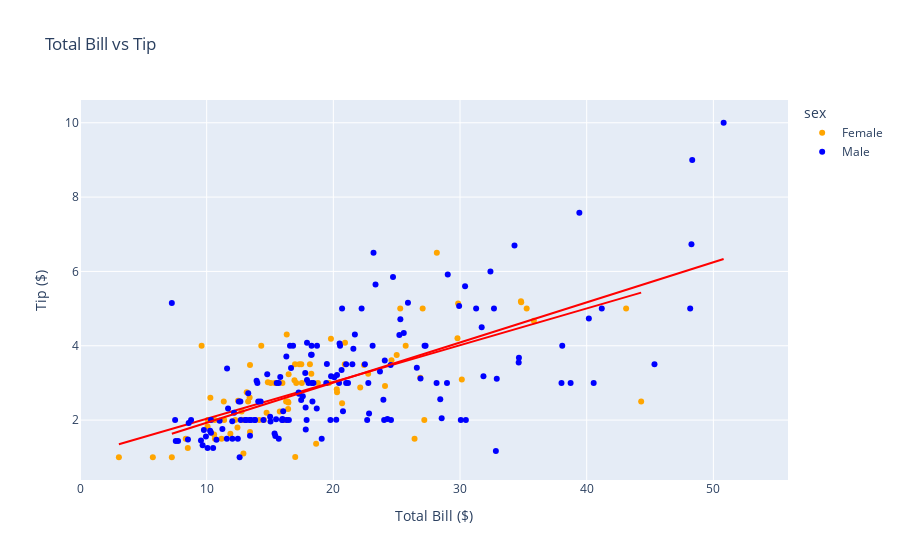

Notebook code for this chart:
### Code cell
# Create an interactive scatter plot using Plotly Express
fig = px.scatter(tips, x='total_bill', y='tip', color='sex',
                 color_discrete_map={'Male': 'blue', 'Female': 'orange'},
                 title='Total Bill vs Tip',
                 labels={'total_bill': 'Total Bill ($)', 'tip': 'Tip ($)'},
                 hover_name='day', hover_data={'sex': True, 'smoker': True},
                 trendline='ols', trendline_color_override='red')

# Update axis ranges for better visibility
fig.update_xaxes(range=[0, tips['total_bill'].max()*1.1])

### Figure 1 — Plotly figure (JSON) as saved in the notebook; plotly's stock layout.template omitted (floating-point values rounded to 4 significant figures; data arrays with more than 128 entries replaced by an {"elided": "..."} marker saying what was removed)
{"data": [{"customdata": {"elided": "87x2 str values"}, "hovertemplate": "<b>%{hovertext}</b><br><br>sex=%{customdata[0]}<br>Total Bill ($)=%{x}<br>Tip ($)=%{y}<br>smoker=%{customdata[1]}<extra></extra>", "hovertext": ["Sun", "Sun", "Sun", "Sun", "Sun", "Sun", "Sat", "Sat", "Sat", "Sat", "Sat", "Sat", "Sun", "Sun", "Sat", "Sat", "Sat", "Sat", "Sat", "Sat", "Sat", "Thur", "Thur", "Fri", "Fri", "Fri", "Fri", "Fri", "Sat", "Sat", "Sat", "Sat", "Sat", "Sun", "Sun", "Thur", "Thur", "Thur", "Thur", "Thur", "Thur", "Thur", "Thur", "Thur", "Thur", "Thur", "Thur", "Thur", "Thur", "Thur", "Thur", "Thur", "Thur", "Thur", "Thur", "Thur", "Thur", "Sun", "Sun", "Sun", "Sun", "Sun", "Sat", "Sat", "Sun", "Sun", "Sun", "Thur", "Thur", "Thur", "Thur", "Thur", "Thur", "Thur", "Sat", "Sat", "Sat", "Sat", "Sat", "Fri", "Fri", "Fri", "Fri", "Sat", "Sat", "Sat", "Thur"], "legendgroup": "Female", "marker": {"color": "orange", "symbol": "circle"}, "mode": "markers", "name": "Female", "orientation": "v", "showlegend": true, "type": "scatter", "x": [16.99, 24.59, 35.26, 14.83, 10.33, 16.97, 20.29, 15.77, 19.65, 15.06, 20.69, 16.93, 10.29, 34.81, 26.41, 16.45, 3.07, 17.07, 26.86, 25.28, 14.73, 10.07, 34.83, 5.75, 16.32, 22.75, 11.35, 15.38, 44.3, 22.42, 20.92, 14.31, 7.25, 25.71, 17.31, 10.65, 12.43, 24.08, 13.42, 12.48, 29.8, 14.52, 11.38, 20.27, 11.17, 12.26, 18.26, 8.51, 10.33, 14.15, 13.16, 17.47, 27.05, 16.43, 8.35, 18.64, 11.87, 29.85, 25, 13.39, 16.21, 17.51, 10.59, 10.63, 9.6, 20.9, 18.15, 19.81, 43.11, 13, 12.74, 13, 16.4, 16.47, 12.76, 13.27, 28.17, 12.9, 30.14, 13.42, 15.98, 16.27, 10.09, 22.12, 35.83, 27.18, 18.78], "xaxis": "x", "y": [1.01, 3.61, 5, 3.02, 1.67, 3.5, 2.75, 2.23, 3, 3, 2.45, 3.07, 2.6, 5.2, 1.5, 2.47, 1, 3, 3.14, 5, 2.2, 1.83, 5.17, 1, 4.3, 3.25, 2.5, 3, 2.5, 3.48, 4.08, 4, 1, 4, 3.5, 1.5, 1.8, 2.92, 1.68, 2.52, 4.2, 2, 2, 2.83, 1.5, 2, 3.25, 1.25, 2, 2, 2.75, 3.5, 5, 2.3, 1.5, 1.36, 1.63, 5.14, 3.75, 2.61, 2, 3, 1.61, 2, 4, 3.5, 3.5, 4.19, 5, 2, 2.01, 2, 2.5, 3.23, 2.23, 2.5, 6.5, 1.1, 3.09, 3.48, 3, 2.5, 2, 2.88, 4.67, 2, 3], "yaxis": "y"}, {"hovertemplate": "<b>OLS trendline</b><br>tip = 0.0988779 * total_bill + 1.04802<br>R<sup>2</sup>=0.466488<br><br>sex=Female<br>Total Bill ($)=%{x}<br>Tip ($)=%{y} <b>(trend)</b><extra></extra>", "legendgroup": "Female", "line": {"color": "red"}, "marker": {"color": "orange", "symbol": "circle"}, "mode": "lines", "name": "Female", "showlegend": false, "type": "scatter", "x": [3.07, 5.75, 7.25, 8.35, 8.51, 9.6, 10.07, 10.09, 10.29, 10.33, 10.33, 10.59, 10.63, 10.65, 11.17, 11.35, 11.38, 11.87, 12.26, 12.43, 12.48, 12.74, 12.76, 12.9, 13, 13, 13.16, 13.27, 13.39, 13.42, 13.42, 14.15, 14.31, 14.52, 14.73, 14.83, 15.06, 15.38, 15.77, 15.98, 16.21, 16.27, 16.32, 16.4, 16.43, 16.45, 16.47, 16.93, 16.97, 16.99, 17.07, 17.31, 17.47, 17.51, 18.15, 18.26, 18.64, 18.78, 19.65, 19.81, 20.27, 20.29, 20.69, 20.9, 20.92, 22.12, 22.42, 22.75, 24.08, 24.59, 25, 25.28, 25.71, 26.41, 26.86, 27.05, 27.18, 28.17, 29.8, 29.85, 30.14, 34.81, 34.83, 35.26, 35.83, 43.11, 44.3], "xaxis": "x", "y": [1.352, 1.617, 1.765, 1.874, 1.889, 1.997, 2.044, 2.046, 2.065, 2.069, 2.069, 2.095, 2.099, 2.101, 2.152, 2.17, 2.173, 2.222, 2.26, 2.277, 2.282, 2.308, 2.31, 2.324, 2.333, 2.333, 2.349, 2.36, 2.372, 2.375, 2.375, 2.447, 2.463, 2.484, 2.504, 2.514, 2.537, 2.569, 2.607, 2.628, 2.651, 2.657, 2.662, 2.67, 2.673, 2.675, 2.677, 2.722, 2.726, 2.728, 2.736, 2.76, 2.775, 2.779, 2.843, 2.854, 2.891, 2.905, 2.991, 3.007, 3.052, 3.054, 3.094, 3.115, 3.117, 3.235, 3.265, 3.297, 3.429, 3.479, 3.52, 3.548, 3.59, 3.659, 3.704, 3.723, 3.736, 3.833, 3.995, 4.0, 4.028, 4.49, 4.492, 4.534, 4.591, 5.311, 5.428], "yaxis": "y"}, {"customdata": {"elided": "157x2 str values"}, "hovertemplate": "<b>%{hovertext}</b><br><br>sex=%{customdata[0]}<br>Total Bill ($)=%{x}<br>Tip ($)=%{y}<br>smoker=%{customdata[1]}<extra></extra>", "hovertext": {"elided": "157 str values"}, "legendgroup": "Male", "marker": {"color": "blue", "symbol": "circle"}, "mode": "markers", "name": "Male", "orientation": "v", "showlegend": true, "type": "scatter", "x": {"elided": "157 float values"}, "xaxis": "x", "y": {"elided": "157 float values"}, "yaxis": "y"}, {"hovertemplate": "<b>OLS trendline</b><br>tip = 0.107861 * total_bill + 0.852148<br>R<sup>2</sup>=0.448569<br><br>sex=Male<br>Total Bill ($)=%{x}<br>Tip ($)=%{y} <b>(trend)</b><extra></extra>", "legendgroup": "Male", "line": {"color": "red"}, "marker": {"color": "blue", "symbol": "circle"}, "mode": "lines", "name": "Male", "showlegend": false, "type": "scatter", "x": {"elided": "157 float values"}, "xaxis": "x", "y": {"elided": "157 float values"}, "yaxis": "y"}], "layout": {"legend": {"title": {"text": "sex"}, "tracegroupgap": 0}, "title": {"text": "Total Bill vs Tip"}, "xaxis": {"anchor": "y", "domain": [0, 1], "range": [0, 55.89], "title": {"text": "Total Bill ($)"}}, "yaxis": {"anchor": "x", "domain": [0, 1], "title": {"text": "Tip ($)"}}}}
